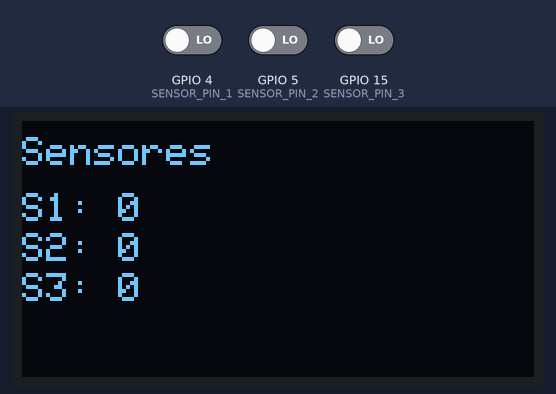
Simulated run of this sketch. Board: ESP32. On the bench: 128×64 one-colour display. The inputs (shaded band) are chosen by the test bench; at power-on: GPIO 4 (SENSOR_PIN_1) LOW, GPIO 5 (SENSOR_PIN_2) LOW, GPIO 15 (SENSOR_PIN_3) LOW. What the sketch prints to the serial monitor is not drawn.

Above: at 1.2 s.
1.3 s: GPIO 4 (SENSOR_PIN_1) driven HIGH
At 2.1 s:
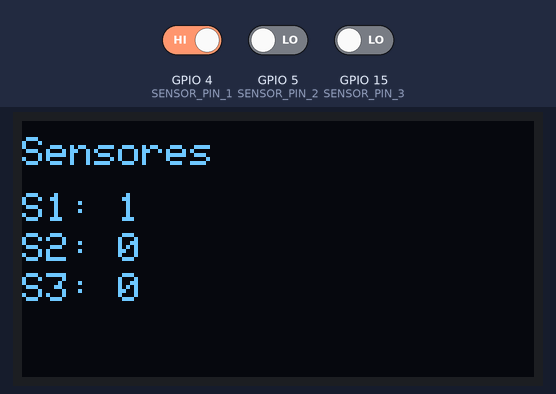
3.1 s: GPIO 5 (SENSOR_PIN_2) driven HIGH
At 3.7 s:
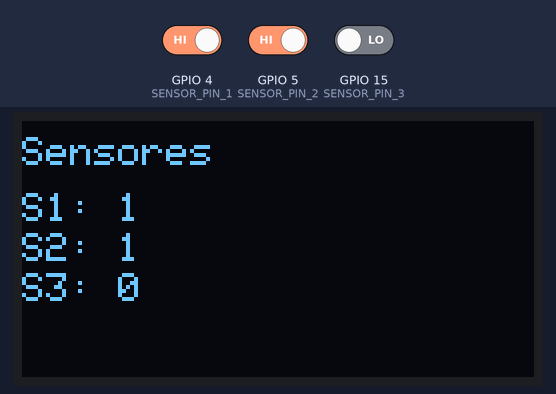
4.7 s: GPIO 15 (SENSOR_PIN_3) driven HIGH
At 5.3 s:
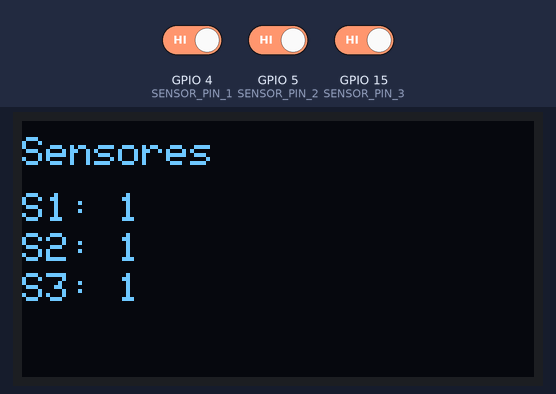
6.3 s: GPIO 4 (SENSOR_PIN_1) driven LOW
At 6.9 s:
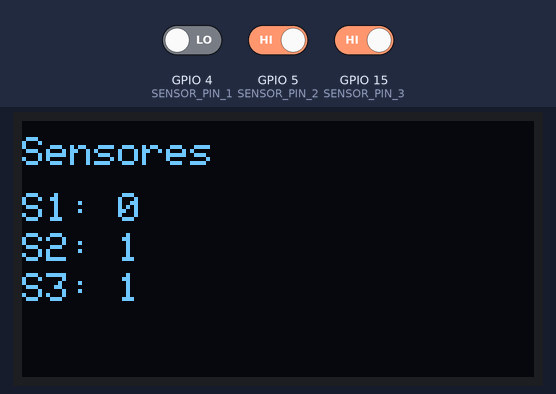
7.9 s: GPIO 5 (SENSOR_PIN_2) driven LOW
At 8.5 s:
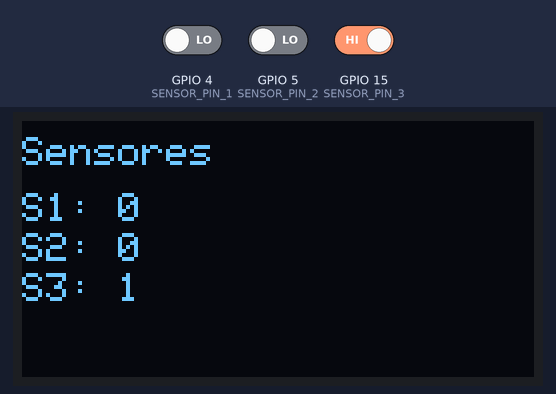
9.4 s: GPIO 4 (SENSOR_PIN_1) driven HIGH
At 10.1 s:
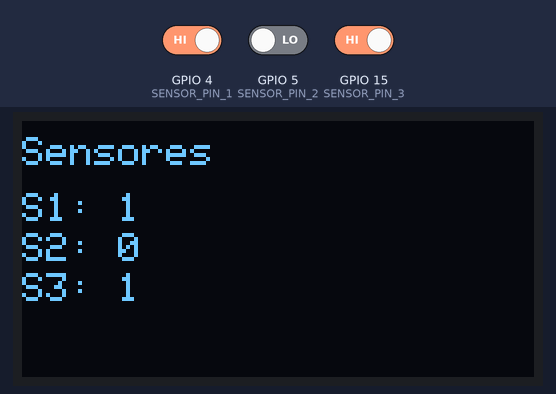
Timing chart, 0 to 12.0 s (numbered marks = the images above; inputs shaded):
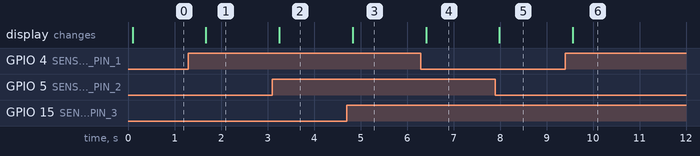

Measured:
- after the input at 1.3 s, the display: changes after 0.38 s (image 1)
- after the input at 3.1 s, the display: changes after 0.15 s (image 2)
- after the input at 4.7 s, the display: changes after 0.13 s (image 3)
- after the input at 6.3 s, the display: changes after 0.11 s (image 4)
- after the input at 7.9 s, the display: changes after 0.09 s (image 5)
- after the input at 9.4 s, the display: changes after 0.16 s (image 6)

The sketch:

ESP32_3TCRT5000_SSD1306.ino
```cpp
#include <Wire.h>               // Para comunicação I2C
#include <Adafruit_GFX.h>       // Biblioteca principal para gráficos
#include <Adafruit_SSD1306.h>   // Biblioteca para o display SSD1306

// Pinos GPIO do ESP32 para conectar a saída D0 dos sensores TCRT5000
const int SENSOR_PIN_1 = 4;  // Sensor 1 conectado ao GPIO4
const int SENSOR_PIN_2 = 5;  // Sensor 2 conectado ao GPIO5
const int SENSOR_PIN_3 = 15; // Sensor 3 conectado ao GPIO15 (MTDO - atenção se HIGH no boot)

// Configurações do Display OLED SSD1306
#define SCREEN_WIDTH 128 // Largura do OLED em pixels
#define SCREEN_HEIGHT 64 // Altura do OLED em pixels
#define OLED_RESET    -1 // Pino de Reset do OLED (-1 se estiver compartilhando o reset do ESP32)
#define SCREEN_ADDRESS 0x3C // Endereço I2C do SSD1306 (verifique o seu, 0x3C é comum para 128x64)

Adafruit_SSD1306 display(SCREEN_WIDTH, SCREEN_HEIGHT, &Wire, OLED_RESET);
bool displayInitialized = false; // Flag para verificar se o display foi inicializado

void setup() {
  // Inicializa a comunicação Serial a 115200 bps
  Serial.begin(115200);
  Serial.println("\nTeste de 3 Sensores TCRT5000 com ESP32 e Display OLED");
  Serial.println("-------------------------------------------------------");

  // Configura os pinos dos sensores como ENTRADA (INPUT)
  pinMode(SENSOR_PIN_1, INPUT);
  pinMode(SENSOR_PIN_2, INPUT);
  pinMode(SENSOR_PIN_3, INPUT);

  // Inicia a comunicação I2C (para o display OLED)
  // Usando os pinos padrão do ESP32: GPIO21 (SDA), GPIO22 (SCL)
  Wire.begin(21, 22);

  // Inicializa o display OLED
  Serial.println(F("Inicializando display OLED..."));
  if(!display.begin(SSD1306_SWITCHCAPVCC, SCREEN_ADDRESS)) {
    Serial.println(F("Falha ao iniciar SSD1306. Verifique conexões/endereço."));
    // displayInitialized permanecerá false
  } else {
    Serial.println(F("Display OLED inicializado."));
    displayInitialized = true;
    display.clearDisplay();
    display.display(); // Aplica a limpeza
  }

  Serial.println("Pinos dos sensores configurados. Iniciando leituras...");
  Serial.print("Formato Serial: S1 (GPIO"); Serial.print(SENSOR_PIN_1);
  Serial.print(") | S2 (GPIO"); Serial.print(SENSOR_PIN_2);
  Serial.print(") | S3 (GPIO"); Serial.print(SENSOR_PIN_3); Serial.println(")");
  Serial.println("-----------------------------------------------------------------");
}

void loop() {
  // Lê o estado digital de cada sensor
  // digitalRead() retorna HIGH (1) ou LOW (0)
  int estadoSensor1 = digitalRead(SENSOR_PIN_1);
  int estadoSensor2 = digitalRead(SENSOR_PIN_2);
  int estadoSensor3 = digitalRead(SENSOR_PIN_3);

  // Mostra os valores no Monitor Serial
  Serial.print("S1: "); Serial.print(estadoSensor1);
  Serial.print(" | S2: "); Serial.print(estadoSensor2);
  Serial.print(" | S3: "); Serial.println(estadoSensor3);

  // Atualiza o Display OLED
  if (displayInitialized) {
    display.clearDisplay();
    display.setTextSize(1);
    display.setTextColor(SSD1306_WHITE); // Pixels acenderão na sua cor nativa (amarelo/azul)

    // Título "Sensores" na parte superior (provavelmente amarela)
    // Texto com tamanho 1 tem 8 pixels de altura.
    // y=4 posiciona bem se a faixa amarela tiver ~16 pixels de altura.
    display.setCursor(0, 4);
    display.println(F("Sensores"));

    // Leituras dos Sensores na parte azul
    // Assumindo que a parte azul começa em y=16 ou um pouco depois.
    // Uma entrelinha de 10 pixels (8 da altura da fonte + 2 de espaço)

    // Sensor 1
    display.setCursor(0, 18); // Início da "parte azul"
    display.print(F("S1: "));
    display.println(estadoSensor1);

    // Sensor 2
    display.setCursor(0, 28); // (18 + 10)
    display.print(F("S2: "));
    display.println(estadoSensor2);

    // Sensor 3
    display.setCursor(0, 38); // (28 + 10)
    display.print(F("S3: "));
    display.println(estadoSensor3);

    display.display(); // Envia o buffer para o display
  }

  // Aguarda um pouco antes da próxima leitura
  delay(500); // Atualiza a cada 0.5 segundos
}
```
